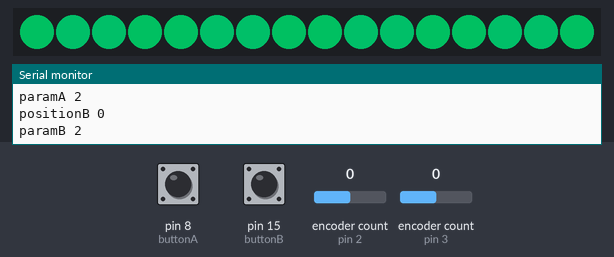
A sketch run on a simulated Arduino Uno, built with avr-gcc and run on an emulated ATmega328P. On the bench: 16 RGB LEDs in strip order, left to right, the last lines printed to the serial monitor. The test bench sets the inputs (shaded band); at power-on: pin 15 (buttonB) HIGH, pin 8 (buttonA) HIGH, encoder count (sensors on pin 2, pin 3) 0. Dim RGB values are drawn brighter than linear; random numbers use the default seed unless the sketch sets one.

Above: at 0.46 s.
1.3 s: pin 15 (buttonB) pulled LOW for 0.15 s
At 1.72 s:
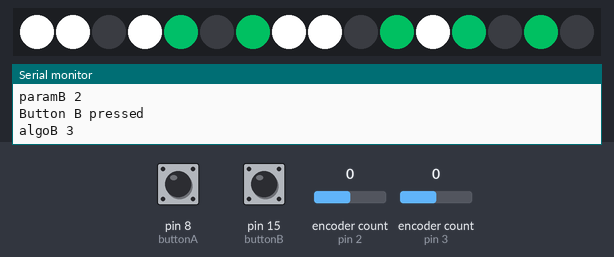
2.0 s: pin 8 (buttonA) pulled LOW for 0.15 s
At 2.45 s:
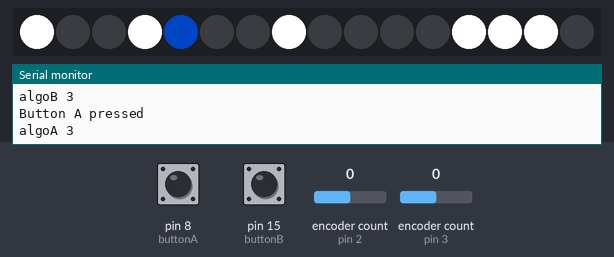
2.7 s: encoder count (sensor on pin 2) set to -1
At 3.05 s:
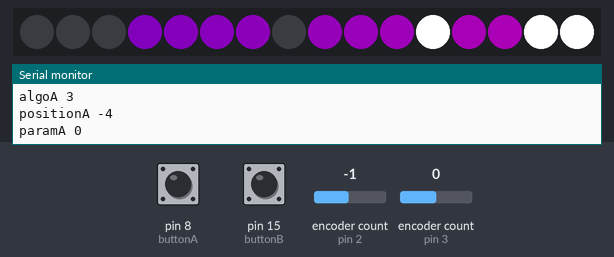
5.6 s: encoder count (sensor on pin 3) set to 4
At 5.76 s:
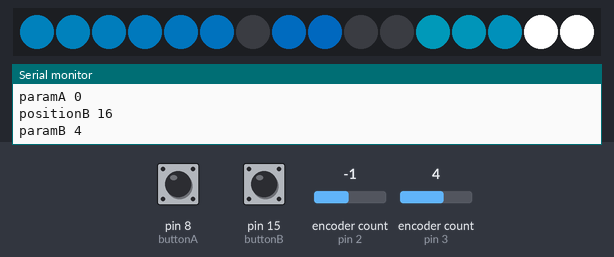
8.6 s: pin 8 (buttonA) pulled LOW for 1 s
At 9.56 s:
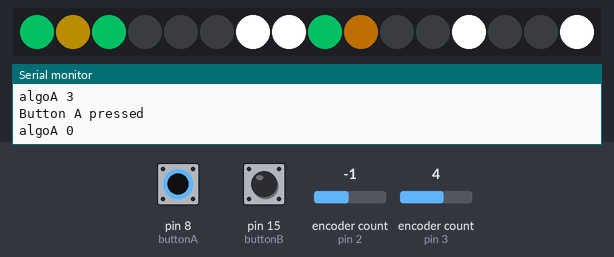
10.2 s: encoder count (sensor on pin 3) set to 5
At 10.46 s:
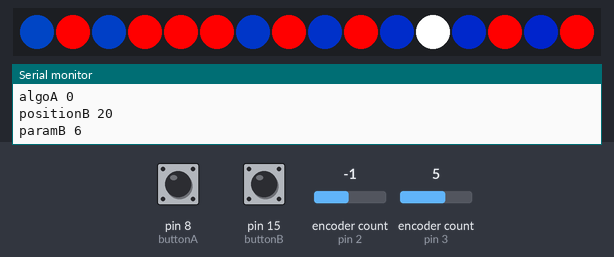
Timing chart, 0 to 13.2 s (numbered marks = the images above; inputs shaded):
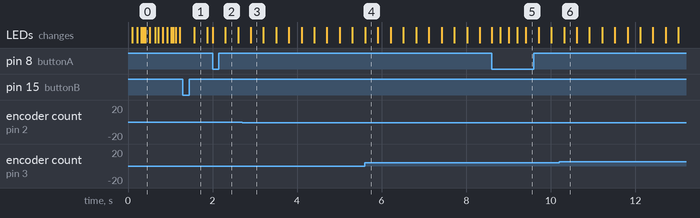

The sketch:

DK-ColorEncoders.ino
```cpp
#define DEBUG

#include <Adafruit_NeoPixel.h>
#ifdef __AVR__
  #include <avr/power.h>
#endif

// Parameter 1 = number of pixels in strip
// Parameter 2 = Arduino pin number (most are valid)
// Parameter 3 = pixel type flags, add together as needed:
//   NEO_KHZ800  800 KHz bitstream (most NeoPixel products w/WS2812 LEDs)
//   NEO_KHZ400  400 KHz (classic 'v1' (not v2) FLORA pixels, WS2811 drivers)
//   NEO_GRB     Pixels are wired for GRB bitstream (most NeoPixel products)
//   NEO_RGB     Pixels are wired for RGB bitstream (v1 FLORA pixels, not v2)
//   NEO_RGBW    Pixels are wired for RGBW bitstream (NeoPixel RGBW products)
Adafruit_NeoPixel strip = Adafruit_NeoPixel(16, 10, NEO_GRB + NEO_KHZ800);


// Use PJRC multi-encoder library downloaded to /libraries folder
#include <Encoder.h>
// Change these pin numbers to the pins connected to your encoder.
//   Best Performance: both pins have interrupt capability
//   Good Performance: only the first pin has interrupt capability
//   Low Performance:  neither pin has interrupt capability
Encoder encoderA(2, 4);
Encoder encoderB(3, 5);
#define buttonA 8
#define buttonB 15


void setup() {
  pinMode(buttonA, INPUT_PULLUP);
  pinMode(buttonB, INPUT_PULLUP);

  #ifdef DEBUG
  Serial.begin(9600);
  #endif

  strip.begin();
  strip.show(); // Initialize all pixels to 'off'
}


long oldPositionA  = -999;
long oldPositionB  = -999;
uint8_t i, kA, kB;
uint8_t algoA = 2, algoB = 2;
uint8_t paramA, paramB;
long prevTimeA, prevTimeB = 0;

// todo: idea blink onboard led for every encoder increment (for debug/feedback purposes)


void loop() {
  // READ ENCODER A
  long newPosition = encoderA.read();

  // Detect clockwise/counterclockwise step from quadrature encoder
  if (newPosition >= oldPositionA + 4 || newPosition <= oldPositionA - 4) {
    if(newPosition >= oldPositionA + 4) {
      paramA+=2; // double increment/decrement rate
    }
    if(newPosition <= oldPositionA - 4) {
      paramA-=2;
    }

    oldPositionA = newPosition;
    #ifdef DEBUG
    Serial.print("positionA ");
    Serial.println(newPosition);
    Serial.print("paramA ");
    Serial.println(paramA);
    #endif

    delay(10); // too long of a delay interferes with encoder
  }

  // READ ENCODER B
  newPosition = encoderB.read();

  // Detect clockwise/counterclockwise step from quadrature encoder
  if (newPosition >= oldPositionB + 4 || newPosition <= oldPositionB - 4) {
    if(newPosition >= oldPositionB + 4) {
      paramB+=2; // double increment/decrement rate
    }
    if(newPosition <= oldPositionB - 4) {
      paramB-=2;
    }

    oldPositionB = newPosition;
    #ifdef DEBUG
    Serial.print("positionB ");
    Serial.println(newPosition);
    Serial.print("paramB ");
    Serial.println(paramB);
    #endif

    delay(10); // too long of a delay interferes with encoder
  }

  // Change algorithm when encoder button is pressed
  if(digitalRead(buttonA) == LOW) {

    algoA++;
    if(algoA > 3) algoA = 0;

    #ifdef DEBUG
    Serial.println("Button A pressed");
    Serial.print("algoA ");
    Serial.println(algoA);
    #endif

    delay(200);
  }

  if(digitalRead(buttonB) == LOW) {

    algoB++;
    if(algoB > 3) algoB = 0;

    #ifdef DEBUG
    Serial.println("Button B pressed");
    Serial.print("algoB ");
    Serial.println(algoB);
    #endif

    delay(200);
  }


  // LIGHT ALGORITHMS
  unsigned long currentTime = millis();

  // Algorithm A: Even LEDs
  switch(algoA) {

    case 0: // Half color wheel with 2 zoomy dots, param controlling speed
      if(currentTime - prevTimeA > paramA) {
        prevTimeA = currentTime;
        kA++; // update keyframe
        if(kA > 128) kA = 0;
        for(i=0; i<strip.numPixels(); i+=2) {
            strip.setPixelColor(i, Wheel((i+kA) & 255));
        }
      }
      strip.setPixelColor(((16-kA) + 1) % 16, strip.Color(0, 255, 255));
      strip.setPixelColor(kA % 16, strip.Color(255, 0, 0));
      strip.show();
    break;

    case 1: // Partial color wheel, different somehow
      if(currentTime - prevTimeA > paramA) {
        prevTimeA = currentTime;
        kA++; // update keyframe
        if(kA > 255) kA = 128;
        for(i=0; i<strip.numPixels(); i+=2) {
            strip.setPixelColor(i, Wheel((i+kA) & kA));
        }
        strip.show();
      }
    break;

    case 2: // Full color wheel, smoother with param controlling color
      if(currentTime - prevTimeA > 50) {
        prevTimeA = currentTime;
        kA++; // update keyframe
        if(kA > 255) kA = 0;
        for(i=0; i<strip.numPixels(); i+=2) {
            strip.setPixelColor(i, Wheel((i+kA) & paramA));
        }
      }
      strip.show();
    break;

    case 3: // 2 zoomy dots, with param controlling 3 speed steps
      if(currentTime - prevTimeA > 100 * (paramA%3)) {
        prevTimeA = currentTime;
        kA++; // update keyframe
      }
      strip.setPixelColor(((16-kA) + 1) % 16, Wheel((i+kA) & 255));
      strip.setPixelColor(kA % 16, Wheel((i+kA) & 255));
      strip.show();
    break;
  }


  // Algorithm B: Odd LEDs
  switch(algoB) {

    case 0: // Other half of color wheel, param controlling speed
      if(currentTime - prevTimeB > paramB * 3) {
        prevTimeB = currentTime;

        // Update keyframe
        kB++;
        if(kB > 255) kB = 128;
        for(i=1; i<strip.numPixels(); i+=2) {
            strip.setPixelColor(i, Wheel((i+kB) & 255));
        }
        strip.show();
      }
    break;

    case 1: // Rapid blinking
      if(currentTime - prevTimeB > paramB) {
          prevTimeB = currentTime;
          kB++; // update keyframe
          if(kB > 64) kB = 0;
          for(i=1; i<strip.numPixels(); i+=2) {
              strip.setPixelColor(i, Wheel((i+kB) & 128));
          }
          strip.show();
      } else {
          for(i=1; i<strip.numPixels(); i+=2) {
              strip.setPixelColor(i, strip.Color(0,0,0));
          }
          strip.show();
      }
    break;

    case 2: // Full color wheel, smoother with param controlling color
      if(currentTime - prevTimeB > 70) {
        prevTimeB = currentTime;

        // Update keyframe
        kB++;
        if(kB > 255) kB = 0;
        for(i=1; i<strip.numPixels(); i+=2) {
            strip.setPixelColor(i, Wheel((i+kB) & paramB));
        }
        strip.show();
      }
    break;

    case 3: // Random black out x2 + 1 white twinkle, param controlling speed
      if(currentTime - prevTimeB > paramB*2) {
        prevTimeB = currentTime;

        strip.setPixelColor(random(strip.numPixels()), strip.Color(0,0,0));
        strip.setPixelColor(random(strip.numPixels()), strip.Color(0,0,0));
        strip.setPixelColor(random(strip.numPixels()), strip.Color(255,255,255));
        strip.show();
      }
    break;
  }

}


// Input a value 0 to 255 to get a color value.
// The colours are a transition r - g - b - back to r.
uint32_t Wheel(byte WheelPos) {
  WheelPos = 255 - WheelPos;
  if(WheelPos < 85) {
    return strip.Color(128 - WheelPos , 0, WheelPos );
  }
  if(WheelPos < 170) {
    WheelPos -= 85;
    return strip.Color(WheelPos , 128 - WheelPos , 0);
  }
  WheelPos -= 170;
  return strip.Color(0, WheelPos , 128 - WheelPos );
}


void clearStrip() {
    for(uint16_t i=0; i<strip.numPixels(); i++) {
      strip.setPixelColor(i, strip.Color(0, 0, 0));
    }
    strip.show();
}
```
